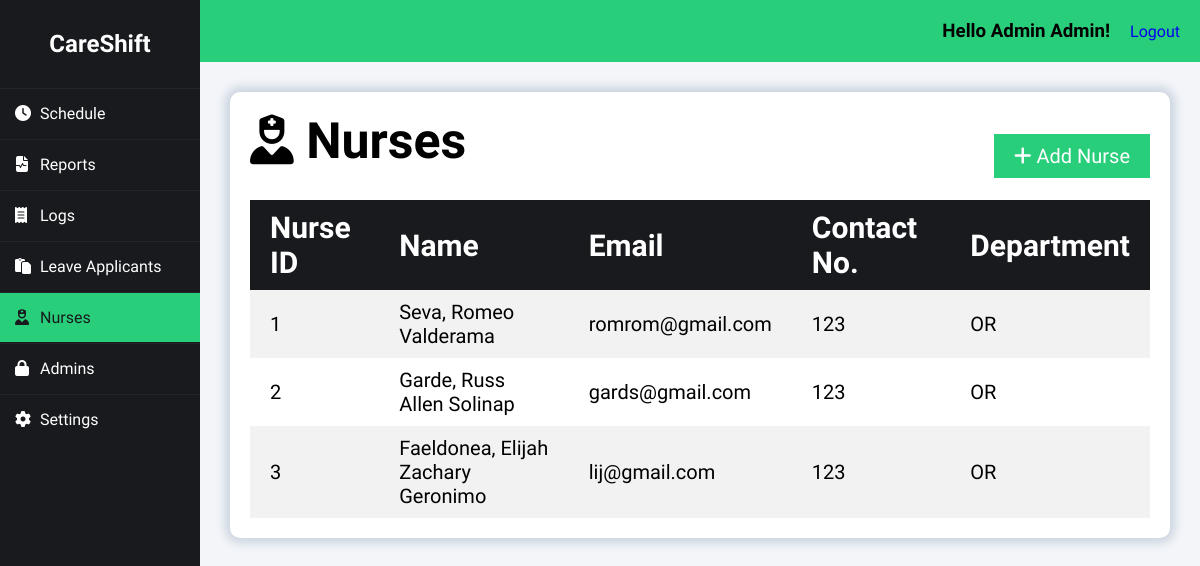
/index.php?page=nurses (signed in), run on the app's committed database.
### tables this page shows
CREATE TABLE `nurse` (
  `nurse_id` int(50) NOT NULL auto_increment, 
  `nurse_password` varchar(32) NOT NULL,
  `nurse_fname` varchar(50) NOT NULL,
  `nurse_mname` varchar(50) NOT NULL,
  `nurse_lname` varchar(50) NOT NULL,
  `nurse_email` varchar(50) NOT NULL,
  `nurse_contact` bigint(20) NOT NULL,
  `nurse_position` varchar(255) NOT NULL,
  `nurse_department` varchar(255) NOT NULL,
  PRIMARY KEY  (`nurse_id`)
);

### class/class.admin.php (called while the page is built, shortened)
<?php
class Admin{
	private $DB_SERVER='localhost';
	private $DB_USERNAME='root';
	private $DB_PASSWORD='';
	private $DB_DATABASE='db_careshift';
	private $conn;
	public function __construct(){
		$this->conn = new PDO("mysql:host=".$this->DB_SERVER.";dbname=".$this->DB_DATABASE,$this->DB_USERNAME,$this->DB_PASSWORD);
	}
	function get_id_by_username($username){
		$sql="SELECT adm_id FROM admin WHERE adm_username = :username";
		$q = $this->conn->prepare($sql);
		$q->execute(['username' => $username]);
		$id = $q->fetchColumn();
		return $id;
	}
	function get_fname($id){
		$sql="SELECT adm_fname FROM admin WHERE adm_id = :id";
		$q = $this->conn->prepare($sql);
		$q->execute(['id' => $id]);
		$fname = $q->fetchColumn();
		return $fname;
	}
	function get_lname($id){
		$sql="SELECT adm_lname FROM admin WHERE adm_id = :id";
		$q = $this->conn->prepare($sql);
		$q->execute(['id' => $id]);
		$lname = $q->fetchColumn();
		return $lname;
	}
}
?>

### class/class.nurse.php (called while the page is built, shortened)
<?php
class Nurse{
	private $DB_SERVER='localhost';
	private $DB_USERNAME='root';
	private $DB_PASSWORD='';
	private $DB_DATABASE='db_careshift';
	private $conn;
	public function __construct(){
		$this->conn = new PDO("mysql:host=".$this->DB_SERVER.";dbname=".$this->DB_DATABASE,$this->DB_USERNAME,$this->DB_PASSWORD);
	}
	public function list_nurses(){
		$sql="SELECT * FROM nurse";
		$q = $this->conn->query($sql) or die("failed!");
		while($r = $q->fetch(PDO::FETCH_ASSOC)){
		$data[]=$r;
		}
		if(empty($data)){
		   return false;
		}else{
			return $data;
		}
	}
}
?>

### nurse-module/records.php (the view)
<div class="heading">
    <h1><i class="fas fa-solid fa-user-nurse"></i>&nbspNurses</h1>
    <a href="index.php?page=nurses&subpage=add" class="right_button"><i class="fa fa-plus"></i>&nbspAdd Nurse</a>
</div>
<table id="tablerecords">
    <thead>
        <tr>
            <th>Nurse ID</th>
            <th>Name</th>
            <th>Email</th>
            <th>Contact No.</th>
            <th>Department</th>
        </tr>
    </thead>
    <tbody>
        <?php
        if ($nurse->list_nurses() != false) {
            foreach ($nurse->list_nurses() as $value) {
                extract($value);
                $row_url = "index.php?page=nurses&subpage=profile&id=" . $nurse_id;
                ?>
                <tr onclick="location.href='<?php echo $row_url; ?>'" style="cursor: pointer;">
                    <td><?php echo $nurse_id; ?></td>
                    <td><?php echo $nurse_lname . ', ' . $nurse_fname . ' ' . $nurse_mname; ?></td>
                    <td><?php echo $nurse_email; ?></td>
                    <td><?php echo $nurse_contact; ?></td>
                    <td><?php echo $nurse_department; ?></td>
                </tr>
                <?php
            }
        } else {
            ?>
            <tr>
                <td colspan="5">"No Record Found."</td>
            </tr>
        <?php
        }
        ?>
    </tbody>
</table>

### index.php (shortened to what this page needs)
<?php
include_once 'class/class.nurse.php';
include_once 'class/class.admin.php';
$page = (isset($_GET['page']) && $_GET['page'] != '') ? $_GET['page'] : '';
$nurse = new Nurse();
$admin = new Admin();
$admin_id = $admin->get_id_by_username($_SESSION['adm_username']);
?>
<!DOCTYPE html>
<html>
<head>
    <link rel="stylesheet" href="css/styles.css">
    <link rel="stylesheet" href="https://cdnjs.cloudflare.com/ajax/libs/fullcalendar/3.4.0/fullcalendar.css" />
</head>
<body>
    <div class="wrapper">
        <div class="sidebar">
            <h2>CareShift</h2>
            <ul>
                <li><a href="index.php?page=schedule" class="<?= $page == 'schedule' ? 'active' : '' ?>"><i class="fas fa-solid fa-clock"></i>Schedule</a></li>
                <li><a href="index.php?page=reports" class="<?= $page == 'reports' ? 'active' : '' ?>"><i class="fas fa-solid fa-file-waveform"></i>Reports</a></li>
                <li><a href="index.php?page=logs" class="<?= $page == 'logs' ? 'active' : '' ?>"><i class="fas fa-solid fa-receipt"></i>Logs</a></li>
                <li><a href="index.php?page=leave" class="<?= $page == 'leave' ? 'active' : '' ?>"><i class="fas fa-regular fa-paste"></i></i></i>Leave Applicants</a></li>
                <li><a href="index.php?page=nurses" class="<?= $page == 'nurses' ? 'active' : '' ?>"><i class="fas fa-solid fa-user-nurse"></i>Nurses</a></li>
                <li><a href="index.php?page=admins" class="<?= $page == 'admins' ? 'active' : '' ?>"><i class="fas fa-lock" aria-hidden="true"></i></i>Admins</a></li>
                <li><a href="index.php?page=settings" class="<?= $page == 'settings' ? 'active' : '' ?>"><i class="fas fa-solid fa-gear"></i>Settings</a></li>
            </ul>
        </div>
        <div class="body">
            <div class="header">
                <h3>Hello <?php echo $admin->get_fname($admin_id).' '.$admin->get_lname($admin_id);?>!</h3>
                <a href="logout.php" class="right">Logout</a>
            </div>
            <div class="main_content">
                <?php
                    switch($page){
                    case 'nurses':
                        require_once 'nurse-module/index.php';
                    break;
                    }
                ?>
            </div>
        </div>
    </div>
</body>
</html>

### css/styles.css (style rules this page uses)
* { margin: 0; padding: 0; box-sizing: border-box; list-style: none; text-decoration: none; font-family: "Afacad Flux", sans-serif; }
body { background: #f3f5f9; }
.wrapper { display: flex; position: relative; }
.wrapper .sidebar { position: fixed; width: 200px; height: 100%; background: #181a1d; padding: 30px 0; }
.wrapper .sidebar h2 { color: white; text-align: center; margin-bottom: 30px; }
.wrapper .sidebar ul li { border-bottom: 1px solid rgba(0, 0, 0, 0.05); border-top: 1px solid rgba(255, 255, 255, 0.05); }
.wrapper .sidebar ul li a { color: white; display: block; padding: 15px; }
.wrapper .sidebar ul li a .fas { width: 25px; }
.wrapper .sidebar ul li a.active { background-color: #29ce7a; color: #181a1d; }
.wrapper .sidebar ul li a.active .fas { color: #181a1d; }
.wrapper .body { width: 100%; margin-left: 200px; }
.wrapper .body .header { padding: 20px; background: #29ce7a; display: flex; justify-content: flex-end; gap: 20px; align-items: center; }
.wrapper .body .header h3 { margin: 0; }
.wrapper .body .main_content { padding: 0px 30px 0px 30px; }
.wrapper .body .main_content h1 { font-size: 50px; margin-bottom: 30px; width: 80%; }
.wrapper .body .main_content .content_wrapper .heading { display: flex; justify-content: space-between; align-items: center; }
.heading .right_button { padding: 10px 20px; background-color: #29ce7a; color: white; border: none; cursor: pointer; font-size: 20px; }
#tablerecords { padding: 10px; width: 100%; border-collapse: collapse; }
#tablerecords thead { color: white; background-color: #181a1d; text-align: left; font-size: 30px; }
#tablerecords thead tr th { padding: 10px 20px 10px 20px; }
#tablerecords th, #tablerecords td { padding: 10px 0px; }
#tablerecords tbody { font-size: 20px; }
#tablerecords tbody tr:nth-child(odd) { background-color: #f2f2f2; }
#tablerecords tbody tr:nth-child(even) { background-color: #ffffff; }
#tablerecords tbody tr td { padding: 10px 20px 10px 20px; }

### data on the page
nurse: nurse_id "1", nurse_lname "Seva", nurse_fname "Romeo", nurse_mname "Valderama", nurse_email "romrom@gmail.com", nurse_contact "123", nurse_department "OR"
nurse: nurse_id "2", nurse_lname "Garde", nurse_fname "Russ Allen", nurse_mname "Solinap", nurse_email "gards@gmail.com", nurse_contact "123", nurse_department "OR"
nurse: nurse_id "3", nurse_lname "Faeldonea", nurse_fname "Elijah Zachary", nurse_mname "Geronimo", nurse_email "lij@gmail.com", nurse_contact "123", nurse_department "OR"

### other printed values
$admin->get_fname($admin_id) "Admin"
$admin->get_lname($admin_id) "Admin"
